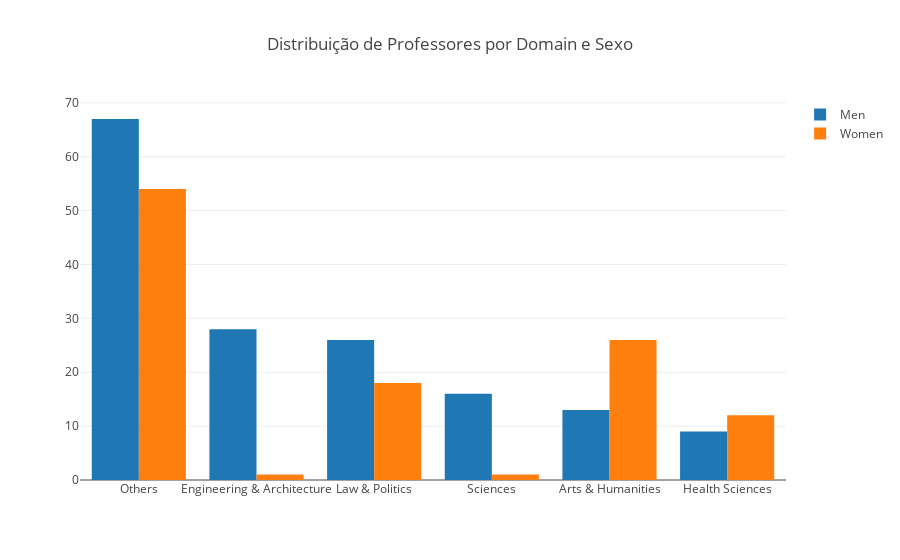

This figure's notebook cell:
### Code cell
# Análise gráfica da distribuição de professores por Domain e Sexo
EDA3 = spSession.sql("SELECT att1.DESCRIPTION AS Domain, COUNT(*) AS Amount " +
                     "FROM " +
                     "wiki4HE_TB wik " + 
                     "  JOIN attributeInformation_TB att1 " +
                     "    ON (wik.DOMAIN = att1.ID AND att1.COLUMN = 'DOMAIN') " +
                     "  JOIN attributeInformation_TB att2 " +
                     "    ON (wik.GENDER = att2.ID AND att2.COLUMN = 'GENDER') " +
                     "WHERE (wik.UOC_POSITION = 1 OR OTHER_POSITION = 1) " +
                     "  AND wik.GENDER = 0 " +
                     "GROUP BY att1.DESCRIPTION " +
                     "ORDER BY 2 DESC"
                    )

trace1 = go.Bar(
    x = EDA3.toPandas()['Domain'],
    y = EDA3.toPandas()['Amount'],
    name = 'Men'
)

EDA4 = spSession.sql("SELECT att1.DESCRIPTION AS Domain, COUNT(*) AS Amount " +
                     "FROM " +
                     "wiki4HE_TB wik " + 
                     "  JOIN attributeInformation_TB att1 " +
                     "    ON (wik.DOMAIN = att1.ID AND att1.COLUMN = 'DOMAIN') " +
                     "  JOIN attributeInformation_TB att2 " +
                     "    ON (wik.GENDER = att2.ID AND att2.COLUMN = 'GENDER') " +
                     "WHERE (wik.UOC_POSITION = 1 OR OTHER_POSITION = 1) " +
                     "  AND wik.GENDER = 1 " +
                     "GROUP BY att1.DESCRIPTION " +
                     "ORDER BY 2 DESC"
                    )


trace2 = go.Bar(
    x = EDA4.toPandas()['Domain'],
    y = EDA4.toPandas()['Amount'],
    name='Women'
)

data = [trace1, trace2]
layout = go.Layout(barmode = 'group', title = 'Distribuição de Professores por Domain e Sexo')

plotly.offline.iplot({
    "data": data,
    "layout": layout
})

### Figure 1 — Plotly figure (JSON) as saved in the notebook; plotly's stock layout.template omitted (floating-point values rounded to 4 significant figures)
{"data": [{"name": "Men", "type": "bar", "uid": "821332b2-747d-4919-ac75-1a606eaf6331", "x": ["Others", "Engineering & Architecture", "Law & Politics", "Sciences", "Arts & Humanities", "Health Sciences"], "y": [67, 28, 26, 16, 13, 9]}, {"name": "Women", "type": "bar", "uid": "351709e2-5bee-4355-bd18-567052c0686d", "x": ["Others", "Arts & Humanities", "Law & Politics", "Health Sciences", "Sciences", "Engineering & Architecture"], "y": [54, 26, 18, 12, 1, 1]}], "layout": {"barmode": "group", "title": "Distribuição de Professores por Domain e Sexo"}}
